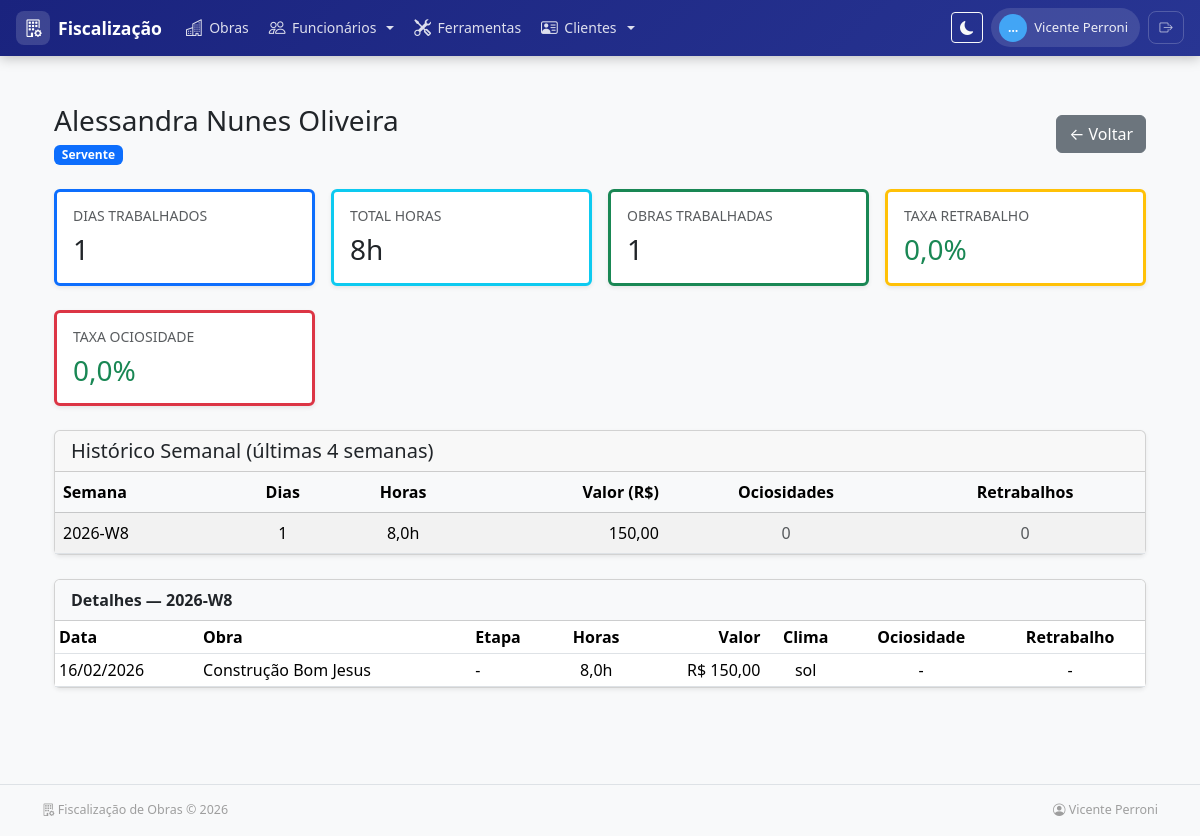
Screenshot of /analytics/pedreiro/10/rendimento/ (signed in) with the database file from the repository.
### apps/funcionarios/models.py (models this page shows, shortened)
class Funcionario(models.Model):
    nome_completo = models.CharField(max_length=200, verbose_name="Nome Completo")
    cpf = models.CharField(max_length=14, unique=True, verbose_name="CPF")
    rg = models.CharField(max_length=20, blank=True, null=True, verbose_name="RG")
    data_nascimento = models.DateField(blank=True, null=True, verbose_name="Data de Nascimento")
    telefone = models.CharField(max_length=20, verbose_name="Telefone")
    email = models.EmailField(blank=True, null=True, verbose_name="E-mail")
    endereco = models.TextField(verbose_name="Endereço")
    cidade = models.CharField(max_length=100, verbose_name="Cidade")
    estado = models.CharField(max_length=2, verbose_name="Estado")
    cep = models.CharField(max_length=9, verbose_name="CEP")
    FUNCAO_CHOICES = [
        ('pedreiro', 'Pedreiro'),
        ('servente', 'Servente'),
    ]
    funcao = models.CharField(
        max_length=10,
        choices=FUNCAO_CHOICES,
        verbose_name="Função"
    )
    valor_diaria = models.DecimalField(
        max_digits=10,
        decimal_places=2,
        validators=[MinValueValidator(Decimal('0.01'))],
        verbose_name="Valor da Diária (R$)"
    )
    foto = models.ImageField(
        upload_to='funcionarios/fotos/',
        blank=True,
        null=True,
        verbose_name="Foto"
    )
    ativo = models.BooleanField(default=True, verbose_name="Ativo")
    data_admissao = models.DateField(blank=True, null=True, verbose_name="Data de Admissão")
    data_demissao = models.DateField(
        blank=True,
        null=True,
        verbose_name="Data de Demissão"
    )
    motivo_inativacao = models.TextField(
        blank=True,
        null=True,
        verbose_name="Motivo da Inativação"
    )
    created_at = models.DateTimeField(auto_now_add=True, verbose_name="Criado em")
    updated_at = models.DateTimeField(auto_now=True, verbose_name="Atualizado em")
    class Meta:
        verbose_name = "Funcionário"
        verbose_name_plural = "Funcionários"
        ordering = ['nome_completo']

class ApontamentoFuncionario(models.Model):
    funcionario = models.ForeignKey(
        Funcionario,
        on_delete=models.PROTECT,
        related_name='apontamentos',
        verbose_name="Funcionário"
    )
    obra = models.ForeignKey(
        Obra,
        on_delete=models.CASCADE,
        related_name='apontamentos_funcionarios',
        verbose_name="Obra"
    )
    etapa = models.ForeignKey(
        Etapa,
        on_delete=models.SET_NULL,
        null=True,
        blank=True,
        related_name='apontamentos',
        verbose_name="Etapa/Fase"
    )
    data = models.DateField(verbose_name="Data")
    horas_trabalhadas = models.DecimalField(
        max_digits=4,
        decimal_places=1,
        default=Decimal('8.0'),
        validators=[MinValueValidator(Decimal('0.5')), MaxValueValidator(Decimal('24.0'))],
        verbose_name="Horas Trabalhadas"
    )
    CLIMA_CHOICES = [
        ('sol', 'Sol'),
        ('chuva', 'Chuva'),
        ('nublado', 'Nublado'),
    ]
    clima = models.CharField(
        max_length=10,
        choices=CLIMA_CHOICES,
        default='sol',
        verbose_name="Clima"
    )
    houve_ociosidade = models.BooleanField(
        default=False,
        verbose_name="Houve Ociosidade"
    )
    observacao_ociosidade = models.TextField(
        blank=True,
        null=True,
        verbose_name="Justificativa da Ociosidade"
    )
    houve_retrabalho = models.BooleanField(
        default=False,
        verbose_name="Houve Retrabalho"
    )
    motivo_retrabalho = models.TextField(
        blank=True,
        null=True,
        verbose_name="Motivo do Retrabalho"
    )
    metragem_executada = models.DecimalField(
        max_digits=10,
        decimal_places=2,
        default=Decimal('0.00'),
        validators=[MinValueValidator(Decimal('0.00'))],
        verbose_name="Metragem Executada (m²)"
    )
    valor_diaria = models.DecimalField(
        max_digits=10,
        decimal_places=2,
        verbose_name="Valor da Diária (R$)"
    )
    observacoes = models.TextField(
        blank=True,
        null=True,
        verbose_name="Observações"
    )
    created_at = models.DateTimeField(auto_now_add=True, verbose_name="Criado em")
    updated_at = models.DateTimeField(auto_now=True, verbose_name="Atualizado em")
    class Meta:
        verbose_name = "Apontamento de Funcionário"
        verbose_name_plural = "Apontamentos de Funcionários"
        ordering = ['-data']

### apps/obras/models.py (models this page shows, shortened)
class SoftDeleteModel(models.Model):
    deleted_at = models.DateTimeField(null=True, blank=True, db_index=True)
    objects = ActiveManager()
    all_objects = AllObjectsManager()
    class Meta:
        abstract = True

class Obra(SoftDeleteModel):
    nome = models.CharField(max_length=200, verbose_name="Nome da Obra")
    endereco = models.TextField(verbose_name="Endereço")
    cliente = models.ForeignKey(
        'clientes.Cliente',
        on_delete=models.SET_NULL,
        null=True,
        blank=True,
        verbose_name="Cliente"
    )
    data_inicio = models.DateField(verbose_name="Data de Início")
    data_previsao_termino = models.DateField(
        verbose_name="Previsão de Término",
        null=True,
        blank=True
    )
    STATUS_CHOICES = [
        ('planejamento', 'Planejamento'),
        ('em_andamento', 'Em Andamento'),
        ('pausada', 'Pausada'),
        ('concluida', 'Concluída'),
        ('cancelada', 'Cancelada'),
    ]
    status = models.CharField(
        max_length=20,
        choices=STATUS_CHOICES,
        default='planejamento',
        verbose_name="Status"
    )
    percentual_concluido = models.DecimalField(
        max_digits=5,
        decimal_places=2,
        default=Decimal('0.00'),
        validators=[MinValueValidator(0), MaxValueValidator(100)],
        verbose_name="Percentual Concluído (%)"
    )
    ativo = models.BooleanField(default=True, verbose_name="Ativo")
    created_at = models.DateTimeField(auto_now_add=True, verbose_name="Criado em")
    updated_at = models.DateTimeField(auto_now=True, verbose_name="Atualizado em")
    class Meta:
        verbose_name = "Obra"
        verbose_name_plural = "Obras"
        ordering = ['-created_at']

### apps/analytics/views.py (the view)
# urls.py: path('pedreiro/<int:pk>/rendimento/', views.pedreiro_rendimento, name='pedreiro_rendimento'),
@login_required
def pedreiro_rendimento(request, pk):
    pedreiro = get_object_or_404(Funcionario, pk=pk)
    analytics = AnalyticsService()
    rendimento = analytics.rendimento_individual_pedreiro(pk)
    historico = analytics.historico_funcionario_semanal(pk)
    context = {
        'pedreiro': pedreiro,
        'rendimento': rendimento,
        'historico': historico,
        'title': f'Rendimento - {pedreiro.nome_completo}'
    }
    return render(request, 'analytics/pedreiro_rendimento.html', context)

### templates/analytics/pedreiro_rendimento.html (shortened to what this page needs)
{% extends 'base.html' %}
{% block content %}
<div class="container py-4">
  <div class="d-flex justify-content-between align-items-center mb-4">
    <div>
      <h3 class="mb-1">{{ pedreiro.nome_completo }}</h3>
      <span class="badge bg-primary">{{ pedreiro.get_funcao_display }}</span>
    </div>
    <a href="{% url 'analytics:dashboard' %}" class="btn btn-secondary">← Voltar</a>
  </div>
  {% if rendimento %}
  <div class="row g-3 mb-4">
    <div class="col-sm-6 col-md-3">
      <div class="card shadow-sm border-start border-primary border-3">
        <div class="card-body">
          <h6 class="text-uppercase text-muted small">Dias Trabalhados</h6>
          <h3 class="mt-1 mb-0">{{ rendimento.total_dias_trabalhados }}</h3>
        </div>
      </div>
    </div>
    <div class="col-sm-6 col-md-3">
      <div class="card shadow-sm border-start border-info border-3">
        <div class="card-body">
          <h6 class="text-uppercase text-muted small">Total Horas</h6>
          <h3 class="mt-1 mb-0">{{ rendimento.total_horas }}h</h3>
        </div>
      </div>
    </div>
    <div class="col-sm-6 col-md-3">
      <div class="card shadow-sm border-start border-success border-3">
        <div class="card-body">
          <h6 class="text-uppercase text-muted small">Obras Trabalhadas</h6>
          <h3 class="mt-1 mb-0">{{ rendimento.obras_trabalhadas }}</h3>
        </div>
      </div>
    </div>
    <div class="col-sm-6 col-md-3">
      <div class="card shadow-sm border-start border-warning border-3">
        <div class="card-body">
          <h6 class="text-uppercase text-muted small">Taxa Retrabalho</h6>
          <h3 class="mt-1 mb-0 {% if rendimento.taxa_retrabalho > 10 %}text-danger{% else %}text-success{% endif %}">
            {{ rendimento.taxa_retrabalho }}%
          </h3>
        </div>
      </div>
    </div>
  </div>
  <div class="row g-3 mb-4">
    <div class="col-sm-6 col-md-3">
      <div class="card shadow-sm border-start border-danger border-3">
        <div class="card-body">
          <h6 class="text-uppercase text-muted small">Taxa Ociosidade</h6>
          <h3 class="mt-1 mb-0 {% if rendimento.taxa_ociosidade > 10 %}text-danger{% else %}text-success{% endif %}">
            {{ rendimento.taxa_ociosidade }}%
          </h3>
        </div>
      </div>
    </div>
  </div>
  {% else %}
  <div class="alert alert-info">Nenhum dado de rendimento disponível para este funcionário.</div>
  {% endif %}
  {% if historico and historico.historico %}
  <div class="card shadow-sm mb-4">
    <div class="card-header"><h5 class="mb-0">Histórico Semanal (últimas 4 semanas)</h5></div>
    <div class="card-body p-0">
      <div class="table-responsive">
        <table class="table table-striped align-middle mb-0">
          <thead class="table-light">
            <tr>
              <th>Semana</th>
              <th class="text-center">Dias</th>
              <th class="text-center">Horas</th>
              <th class="text-end">Valor (R$)</th>
              <th class="text-center">Ociosidades</th>
              <th class="text-center">Retrabalhos</th>
            </tr>
          </thead>
          <tbody>
            {% for semana in historico.historico %}
            <tr>
              <td>{{ semana.semana }}</td>
              <td class="text-center">{{ semana.dias_trabalhados }}</td>
              <td class="text-center">{{ semana.total_horas }}h</td>
              <td class="text-end">{{ semana.total_valor }}</td>
              <td class="text-center">
                {% if semana.ociosidades > 0 %}
                  <span class="badge bg-warning text-dark">{{ semana.ociosidades }}</span>
                {% else %}
                  <span class="text-muted">0</span>
                {% endif %}
              </td>
              <td class="text-center">
                {% if semana.retrabalhos > 0 %}
                  <span class="badge bg-danger">{{ semana.retrabalhos }}</span>
                {% else %}
                  <span class="text-muted">0</span>
                {% endif %}
              </td>
            </tr>
            {% endfor %}
          </tbody>
        </table>
      </div>
    </div>
  </div>
  {% for semana in historico.historico %}
  <div class="card shadow-sm mb-3">
    <div class="card-header bg-light">
      <strong>Detalhes — {{ semana.semana }}</strong>
    </div>
    <div class="card-body p-0">
      <div class="table-responsive">
        <table class="table table-sm align-middle mb-0">
          <thead>
            <tr>
              <th>Data</th>
              <th>Obra</th>
              <th>Etapa</th>
              <th class="text-center">Horas</th>
              <th class="text-end">Valor</th>
              <th class="text-center">Clima</th>
              <th class="text-center">Ociosidade</th>
              <th class="text-center">Retrabalho</th>
            </tr>
          </thead>
          <tbody>
            {% for d in semana.detalhes %}
            <tr>
              <td>{{ d.data|date:"d/m/Y" }}</td>
              <td>{{ d.obra }}</td>
              <td>{{ d.etapa|default:"-" }}</td>
              <td class="text-center">{{ d.horas }}h</td>
              <td class="text-end">R$ {{ d.valor }}</td>
              <td class="text-center">{{ d.clima|default:"-" }}</td>
              <td class="text-center">{% if d.ociosidade %}<span class="badge bg-warning text-dark">Sim</span>{% else %}-{% endif %}</td>
              <td class="text-center">{% if d.retrabalho %}<span class="badge bg-danger">Sim</span>{% else %}-{% endif %}</td>
            </tr>
            {% endfor %}
          </tbody>
        </table>
      </div>
    </div>
  </div>
  {% endfor %}
  {% else %}
  <div class="alert alert-info">Nenhum histórico semanal encontrado para as últimas 4 semanas.</div>
  {% endif %}
</div>
{% endblock %}

### templates/base.html (shortened to what this page needs)
<!doctype html>
<html lang="pt-br">
  <head>
    <link href="https://cdn.jsdelivr.net/npm/bootstrap@5.3.2/dist/css/bootstrap.min.css" rel="stylesheet">
    <link rel="stylesheet" href="https://cdn.jsdelivr.net/npm/bootstrap-icons@1.11.3/font/bootstrap-icons.min.css">
  </head>
  <body class="bg-light" {% if user.is_authenticated %}data-server-theme="{{ request.user.profile.theme_preference }}" data-server-variant="{{ request.user.profile.theme_variant }}"{% endif %}>
    {% url 'login' as login_url %}
    <nav class="main-navbar navbar navbar-expand-lg d-none d-lg-flex">
      <div class="container-fluid px-3">
        <a class="navbar-brand-custom me-3" href="{% if user.is_authenticated %}{% url 'home' %}{% else %}/{% endif %}">
          <span class="brand-icon"><i class="bi bi-building-gear"></i></span>
          <span>Fiscalização</span>
        </a>
        {% if user.is_authenticated %}
        <ul class="navbar-nav me-auto gap-1">
          {% if nav_perms.obras %}
          <li class="nav-item">
            <a class="nav-link" href="{% url 'obras:obra_list' %}">
              <i class="bi bi-buildings"></i> Obras
            </a>
          </li>
          {% endif %}
          {% if nav_perms.funcionarios %}
          <li class="nav-item dropdown">
            <a class="nav-link dropdown-toggle" href="#" role="button" data-bs-toggle="dropdown" aria-expanded="false">
              <i class="bi bi-people"></i> Funcionários
            </a>
          </li>
          {% endif %}
          {% if nav_perms.ferramentas %}
          <li class="nav-item">
            <a class="nav-link" href="/ferramentas/">
              <i class="bi bi-tools"></i> Ferramentas
            </a>
          </li>
          {% endif %}
          {% if nav_perms.clientes %}
          <li class="nav-item dropdown">
            <a class="nav-link dropdown-toggle" href="#" role="button" data-bs-toggle="dropdown" aria-expanded="false">
              <i class="bi bi-person-vcard"></i> Clientes
            </a>
          </li>
          {% endif %}
        </ul>
        <div class="d-flex align-items-center gap-2">
          <button id="themeToggle" type="button" class="btn btn-sm btn-outline-light" title="Alternar tema (claro/escuro)">
            <i id="themeToggleIcon" class="bi bi-moon-fill"></i>
          </button>
          <div class="user-pill">
            <span class="user-avatar">{{ user.first_name|default:user.username|truncatechars:1|upper }}</span>
            {{ user.get_full_name|default:user.username }}
          </div>
          <form method="post" action="{% url 'logout' %}" class="d-inline">
            <button type="submit" class="btn-logout" title="Sair">
              <i class="bi bi-box-arrow-right"></i>
            </button>
          </form>
        </div>
        {% endif %}
      </div>
    </nav>
    <main class="container my-4">
      {% block content %}{% endblock %}
    </main>
    <footer class="main-footer">
      <div class="container d-flex flex-wrap justify-content-between align-items-center">
        <span><i class="bi bi-building-gear"></i> Fiscalização de Obras &copy; {% now "Y" %}</span>
        {% if user.is_authenticated %}
        <span><i class="bi bi-person-circle"></i> {{ user.get_full_name|default:user.username }}</span>
        {% endif %}
      </div>
    </footer>
  </body>
</html>

### rows the page displays
Funcionario: nome_completo "Alessandra Nunes Oliveira", funcao "Servente"
ApontamentoFuncionario: data "16/02/2026", horas "8,0", valor "150,00", clima "sol"
Obra: obra "Construção Bom Jesus"

### other values shown
{{ user.first_name|default:user.username|truncatechars:1|upper }} "…"
{{ user.get_full_name|default:user.username }} "Vicente Perroni"
{{ rendimento.total_dias_trabalhados }} "1"
{{ rendimento.total_horas }} "8"
{{ rendimento.obras_trabalhadas }} "1"
{{ rendimento.taxa_retrabalho }} "0,0"
{{ rendimento.taxa_ociosidade }} "0,0"
{{ semana.semana }} "2026-W8"
{{ semana.dias_trabalhados }} "1"
{{ semana.total_horas }} "8,0"
{{ semana.total_valor }} "150,00"
{{ d.etapa|default:"-" }} "-"
